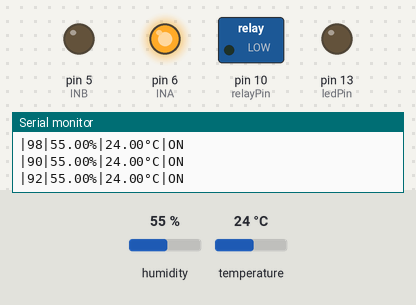
Simulated run of this sketch. Board: Arduino Uno, built with avr-gcc and run on an emulated ATmega328P. On the bench: switched loads named in the sketch (green lamp = pin HIGH), output pins drawn as LEDs (lit = HIGH), the last lines printed to the serial monitor. The test bench sets the inputs (shaded band); at power-on: temperature 24 °C, humidity 55 %. Random numbers use the default seed unless the sketch sets one.

Above: at 2.8 s.
2.9 s: temperature set to 28 °C
At 5.2 s:
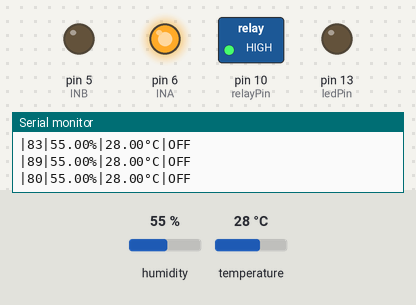
5.6 s: temperature set to 12 °C
At 6.7 s:
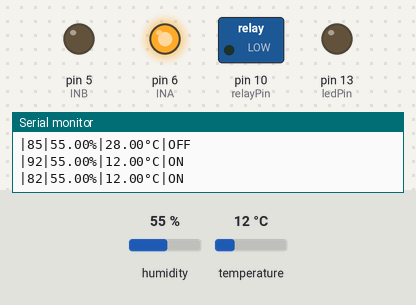
8.3 s: temperature set to 33 °C
At 10.6 s:
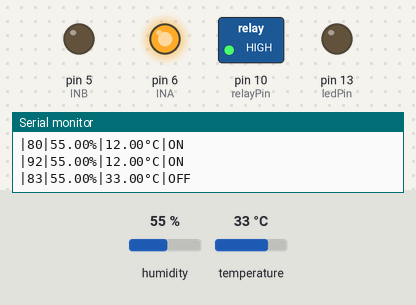
Timing chart, 0 to 12.1 s (numbered marks = the images above; inputs shaded):
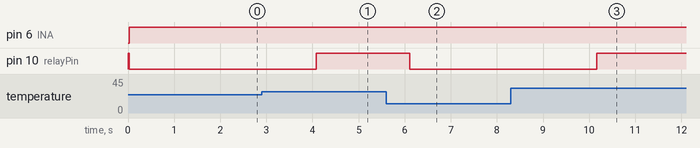

The sketch:

3sensorsFinal.ino
```cpp
#include "DHT.h"
#define DHT11_PIN 2
#define USE_ARDUINO_INTERRUPTS true  // Set-up low-level interrupts for most acurate BPM math
#include <PulseSensorPlayground.h>
//digital10
const int relayPin = 10;
const float maxtemp = 27.0;
const int PulseWire = 0;  // 'S' Signal pin connected to A0
const int LED13 = 13;     // The on-board Arduino LED
                          // 'S' Signal pin connected to A0
const int INA = 6;
const int INB = 5;
const int pushButton = 7;
const int ledPin = 13;  // onboard LED
const int alarmPin = 8;
const int maxBPM = 160;
const int minBPM = 70;
int action = 0;  // 0 = Stop, 1 = Forward, 2 = Reverse

byte speed = 255;  // change this to alter speed 0 - 255 although 80 is the minimum for reliable operation

int Signal;                         // Store incoming ADC data. Value can range from 0-1024
int Threshold = 500;                // Determine which Signal to "count as a beat" and which to ignore.
PulseSensorPlayground pulseSensor;  // Creates an object
DHT dht11(DHT11_PIN, DHT11);

void setup() {

  Serial.begin(9600);
  dht11.begin();  // initialize the sensor
  // Configure the PulseSensor object, by assigning our variables to it
  pulseSensor.analogInput(PulseWire);
  pulseSensor.blinkOnPulse(LED13);  // Blink on-board LED with heartbeat
  pulseSensor.setThreshold(Threshold);
  digitalWrite(alarmPin, LOW);
  pinMode(relayPin, OUTPUT);
  digitalWrite(relayPin, HIGH);
  pinMode(INA, OUTPUT);
  pinMode(INB, OUTPUT);
  pinMode(pushButton, INPUT);
  pinMode(ledPin, OUTPUT);  // onboard LED

  // Double-check the "pulseSensor" object was created and began seeing a signal
}

void loop() {
  // wait a few seconds between measurements.
  ///RELAY


  // Turn on the relay by setting the pin HIGH


  ///RELAY END

 // Calculates BPM
  int myBPM = random(80,100);
  // if (pulseSensor.sawStartOfBeat()) {  // Constantly test to see if a beat happened
     // If true, print a message
    Serial.print("|");
    Serial.print(myBPM);  // Print the BPM value


  // read humidity
  float humi = dht11.readHumidity();
  // read temperature as Celsius
  float tempC = dht11.readTemperature();
  // read temperature as Fahrenheit
  float tempF = dht11.readTemperature(true);
  forward();

  //togglelamp(tempC);
  // check if any reads failed
  if (isnan(humi) || isnan(tempC) || isnan(tempF)) {

    Serial.print("Failed to read from DHT11 sensor!");
  } else {
    Serial.print("|");
    Serial.print(humi);
    Serial.print("%");


    Serial.print("|");
    Serial.print(tempC);
    Serial.print("°C");
  }
  // digitalWrite(relayPin,HIGH);
  // delay(3000);
  // digitalWrite(relayPin,LOW);
  // Serial.println("TESTING");
  togglelamp(tempC);
  toggleAlarm(tempC, myBPM);
  Serial.println("");
  delay(500);
}

void reverse() {
  analogWrite(INA, 0);
  analogWrite(INB, speed);
}
void forward() {
  analogWrite(INA, speed);
  analogWrite(INB, 0);
}

void stopFan() {
  digitalWrite(INA, LOW);
  digitalWrite(INB, LOW);
}
void togglelamp(float temp) {
  if (temp >= maxtemp) {
    digitalWrite(relayPin, HIGH);
    Serial.print("|OFF");
    digitalWrite(relayPin, HIGH);

  } else {

    digitalWrite(relayPin, LOW);
    Serial.print("|ON");
    digitalWrite(relayPin, LOW);
  }
}

void toggleAlarm(float temp, int bpm) {
  if (temp >= maxtemp || bpm > maxBPM || bpm < minBPM) {
    digitalWrite(alarmPin, HIGH);

  } else {
    digitalWrite(alarmPin, LOW);
  }
}
```

Measured:
- the behaviour switches between 26 and 27 °C on temperature (found by bisection; images 0 and 1)
- after the input at 2.9 s, pin 10 (relayPin): LOW → HIGH after 1.2 s
- after the input at 5.6 s, pin 10 (relayPin): HIGH → LOW after 0.51 s
- after the input at 8.3 s, pin 10 (relayPin): LOW → HIGH after 1.9 s
